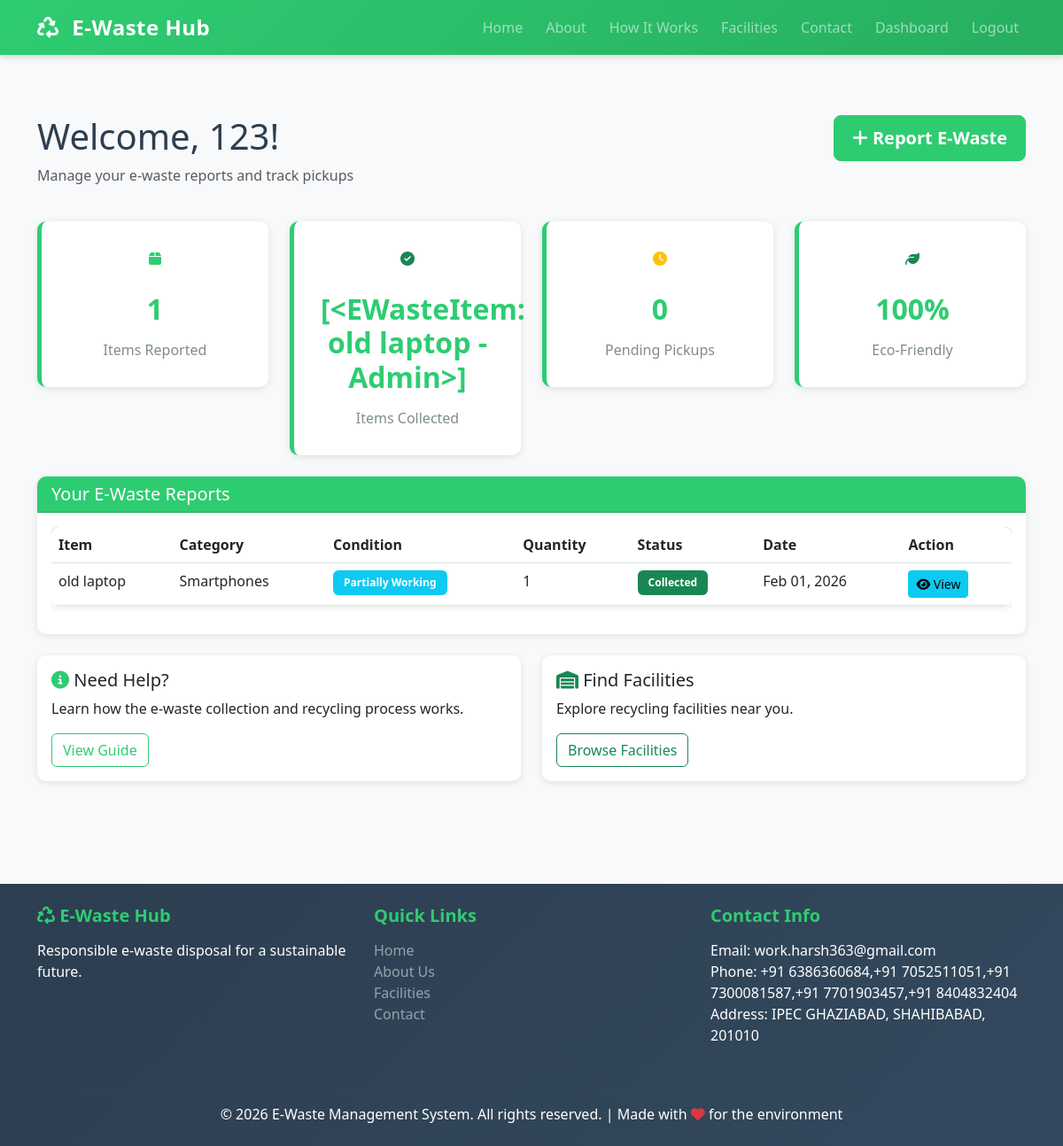
Screenshot of /dashboard/ (signed in) with the database file from the repository.
### ewaste/models.py (models this page shows, shortened)
class EWasteItem(models.Model):
    CONDITION_CHOICES = [
        ('working', 'Working'),
        ('partial', 'Partially Working'),
        ('broken', 'Broken'),
    ]
    user = models.ForeignKey(User, on_delete=models.CASCADE, related_name='ewaste_items')
    category = models.ForeignKey(EWasteCategory, on_delete=models.SET_NULL, null=True)
    item_name = models.CharField(max_length=200)
    description = models.TextField()
    condition = models.CharField(max_length=20, choices=CONDITION_CHOICES)
    quantity = models.IntegerField(default=1)
    pickup_location = models.CharField(max_length=500)
    preferred_date = models.DateField()
    contact_phone = models.CharField(max_length=15)
    images = models.TextField(blank=True, help_text="Store image paths or URLs")
    is_collected = models.BooleanField(default=False)
    created_at = models.DateTimeField(auto_now_add=True)
    updated_at = models.DateTimeField(auto_now=True)
    def __str__(self):
        return f"{self.item_name} - {self.user.username}"
    class Meta:
        ordering = ['-created_at']

class PickupRequest(models.Model):
    STATUS_CHOICES = [
        ('pending', 'Pending'),
        ('scheduled', 'Scheduled'),
        ('in_progress', 'In Progress'),
        ('completed', 'Completed'),
        ('cancelled', 'Cancelled'),
    ]
    ewaste_item = models.OneToOneField(EWasteItem, on_delete=models.CASCADE, related_name='pickup_request')
    assigned_to = models.ForeignKey(User, on_delete=models.SET_NULL, null=True, blank=True, related_name='assigned_pickups')
    status = models.CharField(max_length=20, choices=STATUS_CHOICES, default='pending')
    scheduled_date = models.DateTimeField(null=True, blank=True)
    completed_date = models.DateTimeField(null=True, blank=True)
    notes = models.TextField(blank=True)
    created_at = models.DateTimeField(auto_now_add=True)
    updated_at = models.DateTimeField(auto_now=True)
    class Meta:
        ordering = ['-created_at']

class EWasteCategory(models.Model):
    name = models.CharField(max_length=100)
    description = models.TextField()
    icon = models.CharField(max_length=50, default='📱')
    class Meta:
        verbose_name_plural = "E-Waste Categories"

### ewaste/views.py (the view)
# urls.py: path('dashboard/', views.dashboard, name='dashboard'),
@login_required(login_url='login')
def dashboard(request):
    profile = getattr(request.user, 'profile', None)
    if profile and profile.is_company:
        return redirect('company_dashboard')
    user_items = EWasteItem.objects.filter(user=request.user).prefetch_related('pickup_request')
    pending_pickups = PickupRequest.objects.filter(
        ewaste_item__user=request.user,
        status__in=['pending', 'scheduled']
    ).count()
    context = {
        'user_items': user_items,
        'pending_pickups': pending_pickups,
    }
    return render(request, 'dashboard.html', context)

### ewaste/templatetags/profile_extras.py (called while the page is built)
@register.filter(name='is_company')
def is_company(user):
    try:
        profile = getattr(user, 'profile', None)
        return bool(profile and getattr(profile, 'is_company', False))
    except Exception:
        return False

### templates/dashboard.html (shortened to what this page needs)
{% extends 'base.html' %}
{% load profile_extras %}
{% block content %}
<div class="container py-5">
    <div class="row mb-4">
        <div class="col-md-8">
            <h1>Welcome, {{ user.first_name|default:user.username }}!</h1>
            <p class="text-muted">Manage your e-waste reports and track pickups</p>
        </div>
        <div class="col-md-4 text-end">
            {% if not user|is_company %}
            <a href="{% url 'report_ewaste' %}" class="btn btn-primary btn-lg">
                <i class="fas fa-plus"></i> Report E-Waste
            </a>
            {% endif %}
        </div>
    </div>
    <div class="row mb-4">
        <div class="col-md-3">
            <div class="stat-card">
                <i class="fas fa-box text-primary"></i>
                <h3>{{ user_items.count }}</h3>
                <p>Items Reported</p>
            </div>
        </div>
        <div class="col-md-3">
            <div class="stat-card">
                <i class="fas fa-check-circle text-success"></i>
                <h3>{{ user_items|dictsort:"is_collected" }}</h3>
                <p>Items Collected</p>
            </div>
        </div>
        <div class="col-md-3">
            <div class="stat-card">
                <i class="fas fa-clock text-warning"></i>
                <h3>{{ pending_pickups }}</h3>
                <p>Pending Pickups</p>
            </div>
        </div>
        <div class="col-md-3">
            <div class="stat-card">
                <i class="fas fa-leaf text-success"></i>
                <h3>100%</h3>
                <p>Eco-Friendly</p>
            </div>
        </div>
    </div>
    <div class="card">
        <div class="card-header bg-primary text-white">
            <h5 class="mb-0">Your E-Waste Reports</h5>
        </div>
        <div class="card-body">
            {% if user_items %}
                <div class="table-responsive">
                    <table class="table table-hover">
                        <thead>
                            <tr>
                                <th>Item</th>
                                <th>Category</th>
                                <th>Condition</th>
                                <th>Quantity</th>
                                <th>Status</th>
                                <th>Date</th>
                                <th>Action</th>
                            </tr>
                        </thead>
                        <tbody>
                            {% for item in user_items %}
                                <tr>
                                    <td>{{ item.item_name }}</td>
                                    <td>{% if item.category %}{{ item.category.name }}{% else %}-{% endif %}</td>
                                    <td>
                                        <span class="badge bg-info">{{ item.get_condition_display }}</span>
                                    </td>
                                    <td>{{ item.quantity }}</td>
                                    <td>
                                        {% with pr=item.pickup_request %}
                                        {% if pr %}
                                            {% if pr.status == 'pending' %}
                                                <span class="badge bg-warning">Pending</span>
                                            {% elif pr.status == 'scheduled' %}
                                                <span class="badge bg-info">Scheduled</span>
                                            {% elif pr.status == 'in_progress' %}
                                                <span class="badge bg-warning">In Progress</span>
                                            {% elif pr.status == 'completed' %}
                                                <span class="badge bg-success">Collected</span>
                                            {% elif pr.status == 'cancelled' %}
                                                <span class="badge bg-secondary">Cancelled</span>
                                            {% else %}
                                                <span class="badge bg-secondary">{{ pr.get_status_display }}</span>
                                            {% endif %}
                                        {% else %}
                                            {% if item.is_collected %}
                                                <span class="badge bg-success">Collected</span>
                                            {% else %}
                                                <span class="badge bg-warning">Pending</span>
                                            {% endif %}
                                        {% endif %}
                                    {% endwith %}
                                    </td>
                                    <td>{{ item.created_at|date:"M d, Y" }}</td>
                                    <td>
                                        <a href="{% url 'item_detail' item.id %}" class="btn btn-sm btn-info">
                                            <i class="fas fa-eye"></i> View
                                        </a>
                                    </td>
                                </tr>
                            {% endfor %}
                        </tbody>
                    </table>
                </div>
            {% else %}
                <div class="alert alert-info">
                    <i class="fas fa-info-circle"></i> You haven't reported any e-waste yet.
                    <a href="{% url 'report_ewaste' %}">Report one now!</a>
                </div>
            {% endif %}
        </div>
    </div>
    <div class="row mt-4">
        <div class="col-md-6">
            <div class="card">
                <div class="card-body">
                    <h5 class="card-title"><i class="fas fa-info-circle text-primary"></i> Need Help?</h5>
                    <p>Learn how the e-waste collection and recycling process works.</p>
                    <a href="{% url 'how_it_works' %}" class="btn btn-outline-primary">View Guide</a>
                </div>
            </div>
        </div>
        <div class="col-md-6">
            <div class="card">
                <div class="card-body">
                    <h5 class="card-title"><i class="fas fa-warehouse text-success"></i> Find Facilities</h5>
                    <p>Explore recycling facilities near you.</p>
                    <a href="{% url 'facilities' %}" class="btn btn-outline-success">Browse Facilities</a>
                </div>
            </div>
        </div>
    </div>
</div>
{% endblock %}

### templates/static/css/style.css (style rules this page uses)
:root { --primary-color: #2ecc71; --secondary-color: #3498db; --dark-color: #2c3e50; --light-color: #ecf0f1; --danger-color: #e74c3c; --warning-color: #f39c12; }
* { margin: 0; padding: 0; box-sizing: border-box; }
body { font-family: 'Segoe UI', Tahoma, Geneva, Verdana, sans-serif; color: #2c3e50; background-color: #f8f9fa; }
.card { border: none; border-radius: 10px; box-shadow: 0 2px 8px rgba(0, 0, 0, 0.1); transition: all 0.3s ease; }
.card-header { border-radius: 10px 10px 0 0 !important; background-color: var(--primary-color) !important; color: white; font-weight: 600; }
.stat-card { background: white; padding: 30px; border-radius: 10px; text-align: center; box-shadow: 0 2px 8px rgba(0, 0, 0, 0.1); border-left: 5px solid var(--primary-color); }
.stat-card i { margin-bottom: 15px; }
.stat-card h3 { font-size: 2rem; font-weight: 700; color: var(--primary-color); margin: 15px 0; }
.stat-card p { color: #7f8c8d; font-weight: 500; margin: 0; }
.btn-primary { background-color: var(--primary-color); border-color: var(--primary-color); font-weight: 600; padding: 10px 20px; transition: all 0.3s ease; }
.btn-outline-primary { color: var(--primary-color); border-color: var(--primary-color); }
.badge { padding: 8px 12px; font-weight: 600; border-radius: 6px; }
.table { background: white; border-radius: 8px; overflow: hidden; box-shadow: 0 2px 8px rgba(0, 0, 0, 0.1); }
.table thead { background: linear-gradient(135deg, #2ecc71, #27ae60); color: white; }
.table tbody tr { transition: all 0.3s ease; }
.card { animation: slideIn 0.3s ease-out; }
.text-primary { color: var(--primary-color) !important; }

### rows the page displays
EWasteItem: id+is_collected+item_name "[<EWasteItem: old laptop - Admin>]", item_name "old laptop", category.name "Smartphones", condition "Partially Working", quantity "1", created_at "Feb 01, 2026"

### other values shown
{{ user.first_name|default:user.username }} "123"
{{ user_items.count }} "1"
{{ pending_pickups }} "0"
